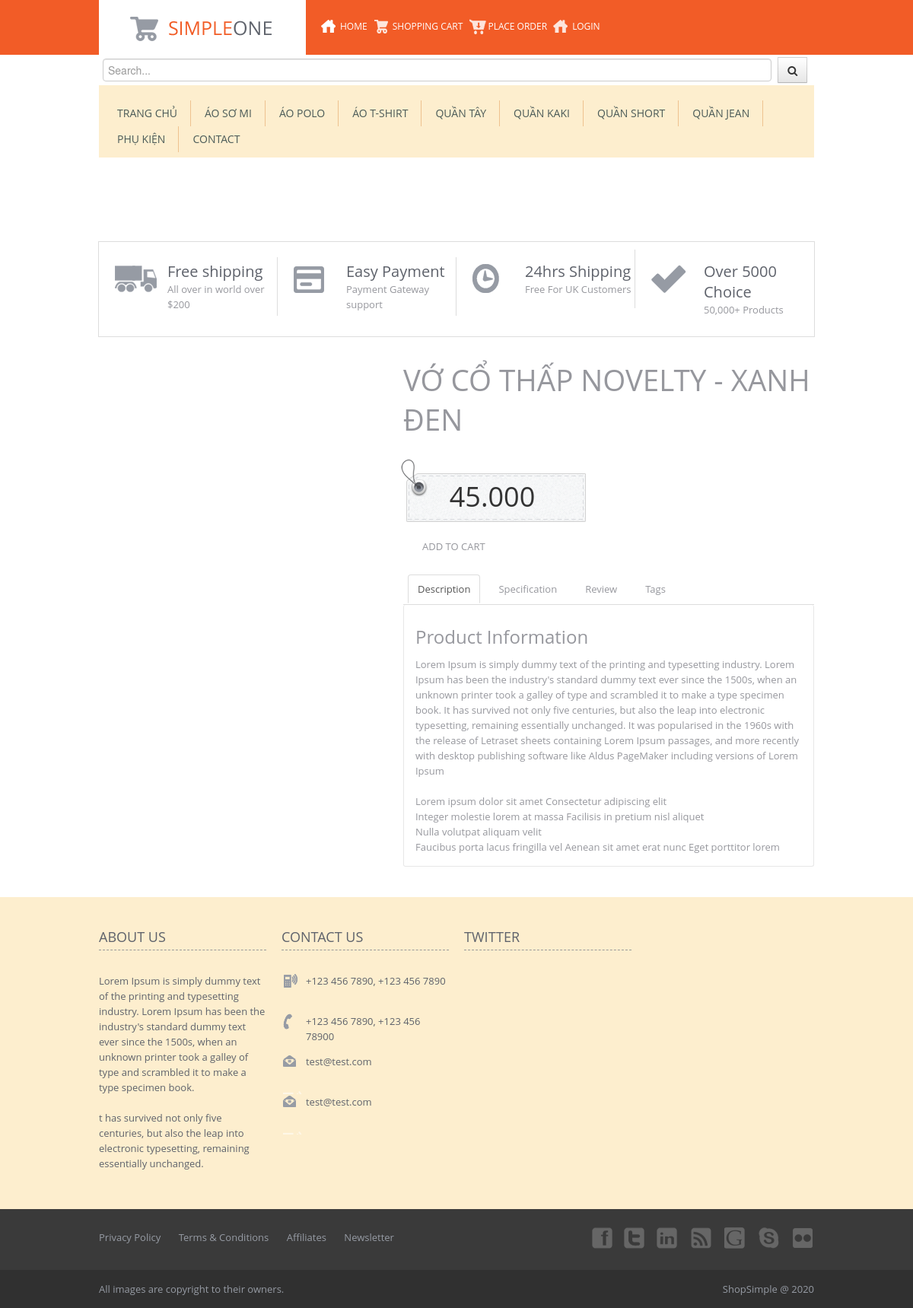
The page /detail.php?id=35 on the database as committed earlier.
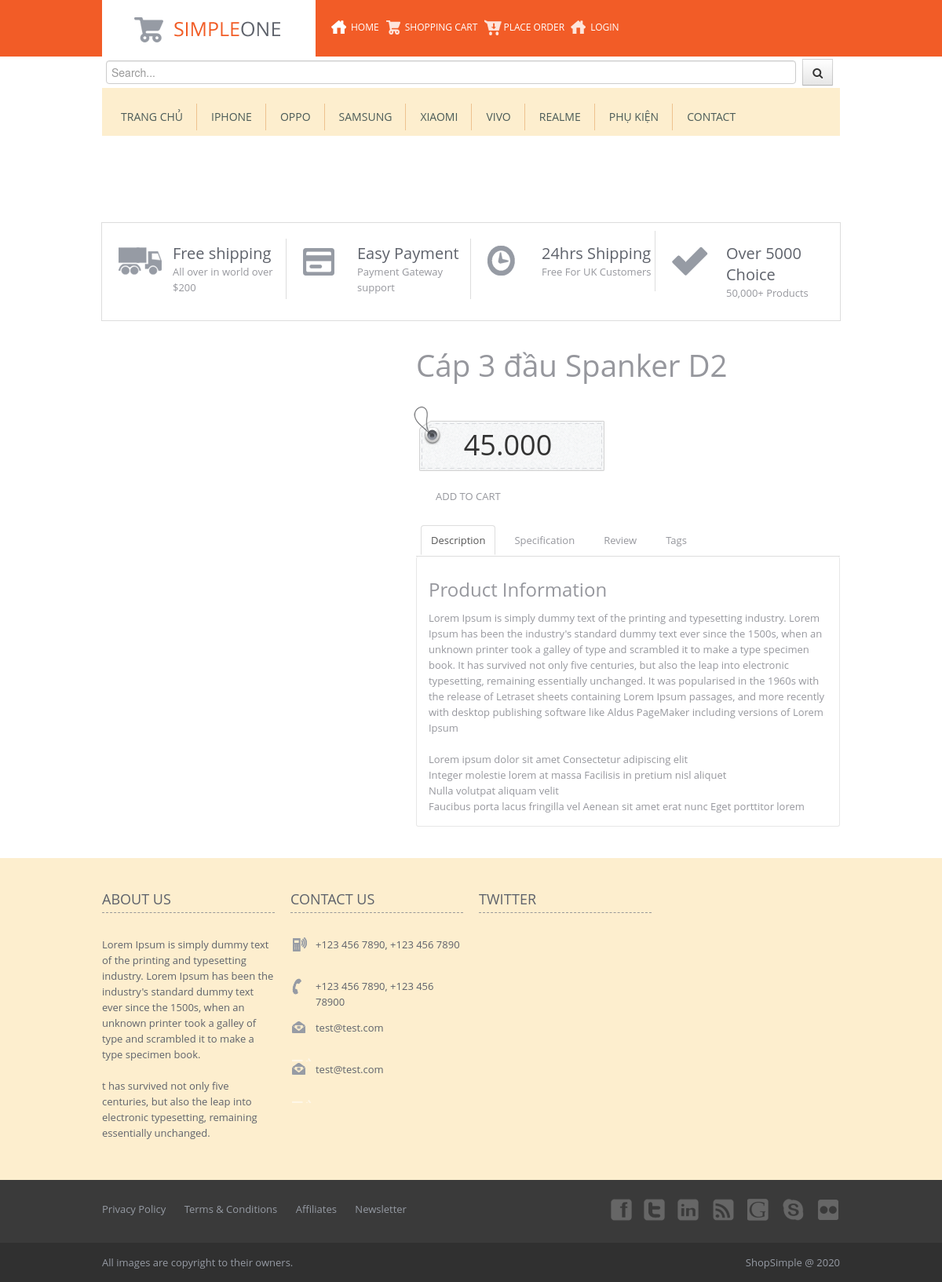
The same page on the database as committed later.
### tables this page shows
CREATE TABLE `cates` (
  `id` int UNSIGNED NOT NULL,
  `name` varchar(255) NOT NULL,
  `alias` varchar(255) NOT NULL,
  `order` int NOT NULL,
  `parent_id` int NOT NULL,
  `keywords` varchar(255) NOT NULL,
  `description` varchar(255) NOT NULL,
  `created_at` timestamp NOT NULL,
  `updated_at` timestamp NOT NULL
);

CREATE TABLE `products` (
  `id` int UNSIGNED NOT NULL,
  `name` varchar(255) NOT NULL,
  `alias` varchar(255) NOT NULL,
  `price` int NOT NULL,
  `intro` text NOT NULL,
  `content` longtext NOT NULL,
  `image` varchar(255) NOT NULL,
  `keywords` varchar(255) NOT NULL,
  `description` varchar(255) NOT NULL,
  `user_id` int UNSIGNED NOT NULL,
  `cate_id` int UNSIGNED NOT NULL,
  `created_at` timestamp NOT NULL,
  `updated_at` timestamp NOT NULL
);

### models/Cate.php (called while the page is built, shortened)
<?php
require_once(dirname(__DIR__)."/models/Database.php");
class Cate {
	public static function getMenu(){
		$sql="select * from cates";
		$cates = Database::selectAll($sql);
		$menus = array();
		foreach ($cates as $cate) {
		    $id = $cate['id'];
		    if (!isset($menus[$id])) {
		        $menus[$id] = array(
		            'id' => $id,
		            'name' => $cate['name'],
		            'alias' => $cate['alias'],
		            'parent_id' => $cate['parent_id'],
		            'has_sub' => 'false',
		            'sub_cate' => array()
		        );
		    } else {
		        $menus[$id]['name'] = $cate['name'];
		        $menus[$id]['alias'] = $cate['alias'];
		        $menus[$id]['parent_id'] = $cate['parent_id'];
		    }
		    if ($cate['parent_id'] != 0) {
		        $parent_id = $cate['parent_id'];
		        if (!isset($menus[$parent_id])) {
		            $menus[$parent_id] = array(
		                'id' => $parent_id,
		                'has_sub' => 'true',
		                'sub_cate' => array($id)
		            );
		        } else {
		            $menus[$parent_id]['has_sub'] = 'true';
		            $menus[$parent_id]['sub_cate'][] = $id;
		        }
		    }
		}
		return $menus;
	}
}
?>

### models/Database.php (called while the page is built, shortened)
<?php
class Database{
	private static $conn=null;
	private static function connect(){
		$dbInfo = "mysql:host=127.0.0.1;dbname=online_shop";
		$sqlUsername = "root";
		$sqlPassword = "Dat090299@";
		try {
			self::$conn = new PDO($dbInfo,$sqlUsername,$sqlPassword);
			self::$conn->setAttribute(PDO::ATTR_ERRMODE,PDO::ERRMODE_EXCEPTION);
			self::$conn->query('SET NAMES "utf8"');
		} catch (PDOException $e) {
			echo "Failed to connect to database". $e->getMessage();
		}
	}
	public static function select($sql){
		self::connect();
		$stmt=self::$conn->prepare($sql);
		$stmt->execute();
		$stmt->setFetchMode(PDO::FETCH_ASSOC);
		$result = $stmt->fetch();
		return $result;
	}
	public static function selectAll($sql){
		self::connect();
		$stmt=self::$conn->prepare($sql);
		$stmt->execute();
		$stmt->setFetchMode(PDO::FETCH_ASSOC);
		$result = $stmt->fetchAll();
		self::$conn=null;
		return $result;
	}
}
?>

### models/Product.php (called while the page is built, shortened)
<?php
require_once(dirname(__DIR__)."/models/Database.php");
class Product{
	public static function getProductDetail($product_id){
		$sql="select * from products where id='".$product_id."'";
		$product_detail = Database::select($sql);
		return $product_detail;
	}
}
?>

### views/user/pages/product_detail.php (the view, shortened to what the changed rows need)
<div id="maincontainer">
  <section id="product">
    <div class="container">
      <div class="row">
        <div class="span5">
          <ul class="thumbnails mainimage">
            <li class="span5">
            </li>
		</ul>
        </div>
        <div class="span7">
          <div class="row">
            <div class="span7">
              <h1 class="product-name"><span class="bgnone"><?php echo $product_detail['name'] ?></span></h1>
              <div class="product-price">
                <div class="productpageprice">
                  <span class="spiral"></span>
                  <?php echo number_format($product_detail['price'],0,",",".") ?>
                </div>
              </div>
              <ul class="product-page-cart">
                <li><a class="cart" href="<?php echo 'routes/user/add_to_cart.php?id='.$product_detail['id'] ?>">ADD TO CART</a></li>
              </ul>
         <div class="product-description">
                <ul class="nav nav-tabs" id="myTab">
                  <li class="active"><a href="">Description</a>
                  </li>
                  <li><a href="">Specification</a>
                  </li>
                  <li><a href="">Review</a>
                  </li>
                  <li><a href="">Tags</a>
                  </li>
                </ul>
                <div class="tab-content">
                  <div class="tab-pane active" id="description">
                    <h2>Product Information</h2>
                    Lorem Ipsum is simply dummy text of the printing and typesetting industry. Lorem Ipsum has been the industry's standard dummy text ever since the 1500s, when an unknown printer took a galley of type and scrambled it to make a type specimen book. It has survived not only five centuries, but also the leap into electronic typesetting, remaining essentially unchanged. It was popularised in the 1960s with the release of Letraset sheets containing Lorem Ipsum passages, and more recently with desktop publishing software like Aldus PageMaker including versions of Lorem Ipsum <br>
                    <br>
                    <ul class="list-option3">
                      <li>Lorem ipsum dolor sit amet Consectetur adipiscing elit</li>
                      <li>Integer molestie lorem at massa Facilisis in pretium nisl aliquet</li>
                      <li>Nulla volutpat aliquam velit </li>
                      <li>Faucibus porta lacus fringilla vel Aenean sit amet erat nunc Eget porttitor lorem</li>
                    </ul>
                  </div>
                </div>
              </div>
            </div>
          </div>
        </div>
      </div>
    </div>
  </section>
</div>

### views/user/blocks/nav.php (shortened to what the changed rows need)
<div id="categorymenu">
	<nav class="subnav">
		<ul class="nav-pills categorymenu">
			<?php
			foreach ($menus as $menu)
				if ($menu['parent_id'] == 0) {
					$menu_level1 = ($menu['has_sub'] == 'true') ? $menus[$menu['sub_cate'][0]] : $menu;
					?>
				<li>
					<a href="<?php echo 'product-cate.php?id='. $menu_level1['id'] ?>">
						<?php echo $menu['name']; ?>
					</a>
				</li>
			<?php }  ?>
		</ul>
	</nav>
</div>

Rows that differ between the two databases and show on the page:
removed cates: name "QUẦN JEAN"
changed cates: name "ÁO SƠ MI" → "IPHONE"
changed cates: name "ÁO POLO" → "OPPO"
changed cates: name "ÁO T-SHIRT" → "SAMSUNG"
changed cates: name "QUẦN TÂY" → "XIAOMI"
changed cates: name "QUẦN KAKI" → "VIVO"
changed cates: name "QUẦN SHORT" → "REALME"
changed products: name "VỚ CỔ THẤP NOVELTY - XANH ĐEN" → "Cáp 3 đầu Spanker D2"
